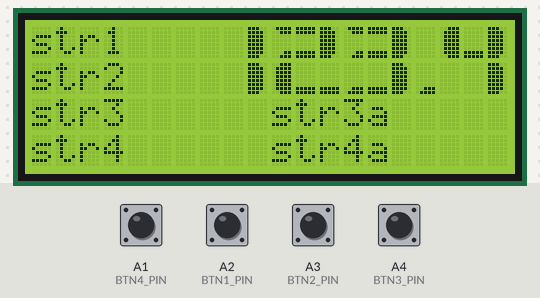
A sketch run on a simulated Arduino Uno, built with avr-gcc and run on an emulated ATmega328P. On the bench: 20×4 character LCD. The test bench sets the inputs (shaded band); at power-on: A1 (BTN4_PIN), A2 (BTN1_PIN), A3 (BTN2_PIN), A4 (BTN3_PIN) HIGH. What the sketch prints to the serial monitor is not drawn.

Above: at 1.2 s.
1.3 s: A1 (BTN4_PIN) pulled LOW for 0.15 s
At 2.0 s:
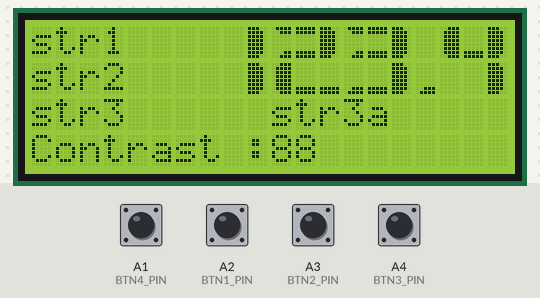
2.9 s: A2 (BTN1_PIN) pulled LOW for 0.15 s
At 4.1 s:
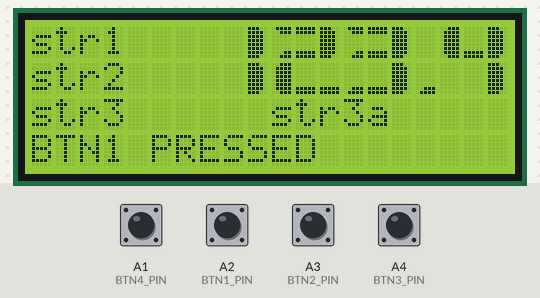
4.5 s: A3 (BTN2_PIN) pulled LOW for 0.15 s
6.1 s: A4 (BTN3_PIN) pulled LOW for 0.15 s
7.7 s: A1 (BTN4_PIN) pulled LOW for 1 s
At 8.3 s:
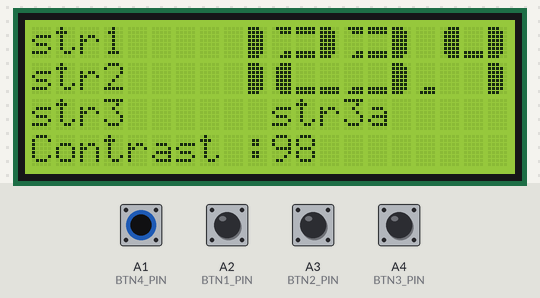
10.2 s: A2 (BTN1_PIN) pulled LOW for 1 s
At 11.4 s:
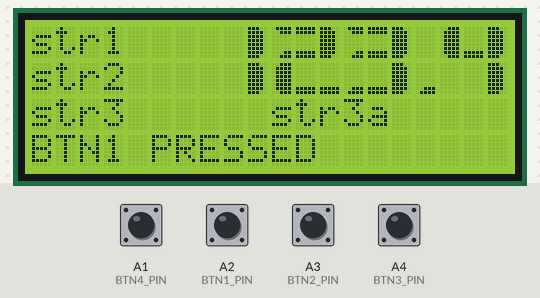
Timing chart, 0 to 13.2 s (numbered marks = the images above; inputs shaded):
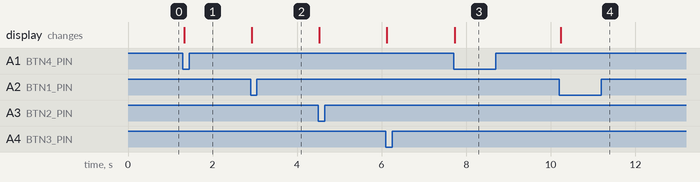

The sketch:

serial-display.ino
```cpp
/*
The Cuicuit:
 LCD RS pin to D2 (LCD4 -> Arduino D1)
 LCD Enable pin to D3 (LCD6 -> Arduino D3)
 LCD D4 pin to D5 (LCD11 -> Arduino D5)
 LCD D5 pin to D4 (LCD12 -> Arduino D4)
 LCD D6 pin to D7 (LCD13 -> Arduino D7)
 LCD D7 pin to D6 (LCD14 -> Arduino D6)
 LCD Vee tied to a pot to control brightness (LCD 3 -> Arduino GND )
 LCD Vss and R/W tied to ground (LCD1 and LCD5 -> Arduino GND)
 LCD Vcc to +5V (LCD2 -> Arduino 5V)

 */

#define BTN1_PIN        A2
#define BTN2_PIN        A3
#define BTN3_PIN        A4
#define BTN4_PIN        A1  // CONTRAST CONTROL BUTTON

#define RS_LCD14_PIN    0
#define ENABLE_LCD6_PIN 1
#define D4_LCD11_PIN    5
#define D5_LCD12_PIN    4
#define D6_LCD13_PIN    7
#define D7_LCD14_PIN    6
#define CONTRAST_PIN    3


int giBtn1_PreviousStatus = HIGH;
int giBtn2_PreviousStatus = HIGH;
int giBtn3_PreviousStatus = HIGH;
int giBtn4_PreviousStatus = HIGH;
int giContrastPwm = 200;

#include <LiquidCrystal.h>
LiquidCrystal lcd (RS_LCD14_PIN, ENABLE_LCD6_PIN, D4_LCD11_PIN, D5_LCD12_PIN, D6_LCD13_PIN, D7_LCD14_PIN);

#include "LargeFont.h"

#define DISP_COL_COUNT    20
#define DISP_ROW_COUNT    4
#define ROW1              0
#define ROW2              1
#define ROW3              2
#define ROW4              3
#define LEFT_STR_OFFSET   0
#define RIGHT_STR_OFFSET  10


void setup()
{
  // initialize serial:
  Serial.begin(9600);

  lcdCustomSetup();
  lcd.begin(DISP_COL_COUNT, DISP_ROW_COUNT);

  pinMode(BTN1_PIN, INPUT);
  pinMode(BTN2_PIN, INPUT);
}

String str1 = "str1";
String str2 = "str2";
String str_num = "123.4";
String str3 = "str3";
String str3a = "str3a";
String str4 = "str4";
String str4a = "str4a";

void loop()
{
  int iBtn1_CurrentStatus = digitalRead(BTN1_PIN);
  int iBtn2_CurrentStatus = digitalRead(BTN2_PIN);
  int iBtn3_CurrentStatus = digitalRead(BTN3_PIN);
  int iBtn4_CurrentStatus = digitalRead(BTN4_PIN);

  if (giBtn1_PreviousStatus == 1 && iBtn1_CurrentStatus == 0)
  {
    Serial.println("BTN1");
    str4 = "BTN1 PRESSED";//Serial.readStringUntil('\n');
    str4a = "";
  }

  if (giBtn2_PreviousStatus == 1 && iBtn2_CurrentStatus == 0)
  {
      Serial.println("BTN2");
      str4 = "BTN2 PRESSED";//Serial.readStringUntil('\n');
      str4a = "";
  }

  if (giBtn3_PreviousStatus == 1 && iBtn3_CurrentStatus == 0)
  {
      Serial.println("BTN3");
      str4 = "BTN3 PRESSED";//Serial.readStringUntil('\n');
      str4a = "";
  }

  if (giBtn4_PreviousStatus == 1 && iBtn4_CurrentStatus == 0)
  {
    Serial.println("BTN4");

    if (giContrastPwm < 250)
      giContrastPwm += 25;
    else
      giContrastPwm = 25;

      analogWrite(CONTRAST_PIN, giContrastPwm);

      str4 = "Contrast :";//Serial.readStringUntil('\n');
      str4a = String((int)(giContrastPwm/255.0*100.0));
  }


  giBtn1_PreviousStatus = iBtn1_CurrentStatus;
  giBtn2_PreviousStatus = iBtn2_CurrentStatus;
  giBtn3_PreviousStatus = iBtn3_CurrentStatus;
  giBtn4_PreviousStatus = iBtn4_CurrentStatus;

  if( Serial.available() > 0 ) // some string to be read
  {
    str1 = Serial.readStringUntil('\n');
    str2 = Serial.readStringUntil('\n');
    str_num = Serial.readStringUntil('\n');
    str3 = Serial.readStringUntil('\n');
    str3a = Serial.readStringUntil('\n');
    str4 = Serial.readStringUntil('\n');
    str4a = Serial.readStringUntil('\n');
  }

  // PRINT ROW1
  printLCD_String(LEFT_STR_OFFSET, ROW1, str1);
  refreshLCD_EmptyDigits(str1.length(), BIG_NUM_POS, ROW1);

  // PRINT ROW2
  printLCD_String(LEFT_STR_OFFSET, ROW2, str2);
  refreshLCD_EmptyDigits(str2.length(), BIG_NUM_POS, ROW2);

  // PRINT BIG NUMBER
  printLCD_BIG_Number(str_num);

  // PRINT ROW3
  printLCD_String(LEFT_STR_OFFSET, ROW3, str3);
  if( str3a.length() > 0 )
  {
    refreshLCD_EmptyDigits(str3.length(), RIGHT_STR_OFFSET, ROW3);
    printLCD_String(RIGHT_STR_OFFSET, ROW3, str3a);
    refreshLCD_EmptyDigits(str3a.length()+RIGHT_STR_OFFSET, DISP_COL_COUNT, ROW3);
  }
  else
  {
    refreshLCD_EmptyDigits(str3.length(), DISP_COL_COUNT, ROW3);
  }

  // PRINT ROW4
  printLCD_String(LEFT_STR_OFFSET, ROW4, str4);
  if( str4a.length() > 0 )
  {
    refreshLCD_EmptyDigits(str4.length(), RIGHT_STR_OFFSET, ROW4);
    printLCD_String(RIGHT_STR_OFFSET, ROW4, str4a);
    refreshLCD_EmptyDigits(str4a.length()+RIGHT_STR_OFFSET, DISP_COL_COUNT, ROW4);
  }
  else
  {
    refreshLCD_EmptyDigits(str4.length(), DISP_COL_COUNT, ROW4);
  }

}


void printLCD_String(short col, short row, String str)
{
  lcd.setCursor(col, row);
  lcd.print(str);
}

void refreshLCD_EmptyDigits(short col_start, short col_end, short row)
{
  for(int i=col_start; i<col_end; i++)
  {
    lcd.setCursor(i,row);
    lcd.print(' ');
  }
}
```

LargeFont.h
```cpp
/*
character created using:
http://mikeyancey.com/hamcalc/lcd_characters.php
*/


// the 8 arrays that form each segment of the custom numbers
byte bar1[8] =
{
        B11100,
        B11110,
        B11110,
        B11110,
        B11110,
        B11110,
        B11110,
        B11100
};
byte bar2[8] =
{
        B00111,
        B01111,
        B01111,
        B01111,
        B01111,
        B01111,
        B01111,
        B00111
};
byte bar3[8] =
{
        B11111,
        B11111,
        B00000,
        B00000,
        B00000,
        B00000,
        B11111,
        B11111
};
byte bar4[8] =
{
        B11110,
        B11100,
        B00000,
        B00000,
        B00000,
        B00000,
        B11000,
        B11100
};
byte bar5[8] =
{
        B01111,
        B00111,
        B00000,
        B00000,
        B00000,
        B00000,
        B00011,
        B00111
};
byte bar6[8] =
{
        B00000,
        B00000,
        B00000,
        B00000,
        B00000,
        B00000,
        B11111,
        B11111
};
byte bar7[8] =
{
        B00000,
        B00000,
        B00000,
        B00000,
        B00000,
        B00000,
        B00111,
        B01111
};
byte bar8[8] =
{
        B11111,
        B11111,
        B00000,
        B00000,
        B00000,
        B00000,
        B00000,
        B00000
};

void lcdCustomSetup()
{
  // assignes each segment a write number
  lcd.createChar(1,bar1);
  lcd.createChar(2,bar2);
  lcd.createChar(3,bar3);
  lcd.createChar(4,bar4);
  lcd.createChar(5,bar5);
  lcd.createChar(6,bar6);
  lcd.createChar(7,bar7);
  lcd.createChar(8,bar8);
}

void custom_empty(int col)
{
  lcd.setCursor(col,0);
  lcd.write(32);
  lcd.write(32);
  lcd.write(32);
  lcd.setCursor(col,1);
  lcd.write(32);
  lcd.write(32);
  lcd.write(32);
}

void custom0(int col)
{ // uses segments to build the number 0
  lcd.setCursor(col, 0);
  lcd.write(2);
  lcd.write(8);
  lcd.write(1);
  lcd.setCursor(col, 1);
  lcd.write(2);
  lcd.write(6);
  lcd.write(1);
}

void custom1(int col)
{
  lcd.setCursor(col,0);
  lcd.write(32);
  lcd.write(32);
  lcd.write(1);
  lcd.setCursor(col,1);
  lcd.write(32);
  lcd.write(32);
  lcd.write(1);
}

void custom2(int col)
{
  lcd.setCursor(col,0);
  lcd.write(5);
  lcd.write(3);
  lcd.write(1);
  lcd.setCursor(col, 1);
  lcd.write(2);
  lcd.write(6);
  lcd.write(6);
}

void custom3(int col)
{
  lcd.setCursor(col,0);
  lcd.write(5);
  lcd.write(3);
  lcd.write(1);
  lcd.setCursor(col, 1);
  lcd.write(7);
  lcd.write(6);
  lcd.write(1);
}

void custom4(int col)
{
  lcd.setCursor(col,0);
  lcd.write(2);
  lcd.write(6);
  lcd.write(1);
  lcd.setCursor(col, 1);
  lcd.write(32);
  lcd.write(32);
  lcd.write(1);
}

void custom5(int col)
{
  lcd.setCursor(col,0);
  lcd.write(2);
  lcd.write(3);
  lcd.write(4);
  lcd.setCursor(col, 1);
  lcd.write(7);
  lcd.write(6);
  lcd.write(1);
}

void custom6(int col)
{
  lcd.setCursor(col,0);
  lcd.write(2);
  lcd.write(3);
  lcd.write(4);
  lcd.setCursor(col, 1);
  lcd.write(2);
  lcd.write(6);
  lcd.write(1);
}

void custom7(int col)
{
  lcd.setCursor(col,0);
  lcd.write(2);
  lcd.write(8);
  lcd.write(1);
  lcd.setCursor(col, 1);
  lcd.write(32);
  lcd.write(32);
  lcd.write(1);
}

void custom8(int col)
{
  lcd.setCursor(col, 0);
  lcd.write(2);
  lcd.write(3);
  lcd.write(1);
  lcd.setCursor(col, 1);
  lcd.write(2);
  lcd.write(6);
  lcd.write(1);
}

void custom9(int col)
{
  lcd.setCursor(col, 0);
  lcd.write(2);
  lcd.write(3);
  lcd.write(1);
  lcd.setCursor(col, 1);
  lcd.write(7);
  lcd.write(6);
  lcd.write(1);
}

void printNumber(int value, int col) {
  if (value == 0) {
    custom0(col);
  } if (value == 1) {
    custom1(col);
  } if (value == 2) {
    custom2(col);
  } if (value == 3) {
    custom3(col);
  } if (value == 4) {
    custom4(col);
  } if (value == 5) {
    custom5(col);
  } if (value == 6) {
    custom6(col);
  } if (value == 7) {
    custom7(col);
  } if (value == 8) {
    custom8(col);
  } if (value == 9) {
    custom9(col);
  }
}


#define BIG_NUM_POS 7

// prints only 4 chars, + eventually the decimal separator
void printLCD_BIG_Number(String str)
{
  int col = BIG_NUM_POS;
  char c = str.charAt(0);

  if( c == '0' )
    custom_empty(col);
  else
    printNumber(c-'0', col);

  col += 3;
  c = str.charAt(1);

  if( c == '0' && str.charAt(0) == '0' )
  {
    custom_empty(col);
    col += 3;
  }
  else if( c == '.' )
  {
    lcd.setCursor(col, 0);
    lcd.write(32);
    lcd.setCursor(col, 1);
    lcd.write(7);
    col ++;
  }
  else
  {
    printNumber(c-'0', col);
    col += 3;
  }

  c = str.charAt(2);

  if( c == '0' && str.charAt(0) == '0' && str.charAt(1) == '0' )
  {
    custom_empty(col);
    col += 3;
  }
  else if( c == '.' )
  {
    lcd.setCursor(col, 0);
    lcd.write(32);
    lcd.setCursor(col, 1);
    lcd.write(7);
    col ++;
  }
  else
  {
    printNumber(c-'0', col);
    col += 3;
  }

  c = str.charAt(3);

  if( c == '.' )
  {
    lcd.setCursor(col, 0);
    lcd.write(32);
    lcd.setCursor(col, 1);
    lcd.write(7);
    col ++;
  }
  else
  {
    printNumber(c-'0', col);
    col += 3;
  }

  c = str.charAt(4);
  printNumber(c-'0', col);

}
```

Measured:
- after the input at 1.3 s, the display: changes at once (image 1)
- after the input at 2.9 s, the display: changes at once (image 2)
- after the input at 7.7 s, the display: changes at once (image 3)
- after the input at 10.2 s, the display: changes at once (image 4)
